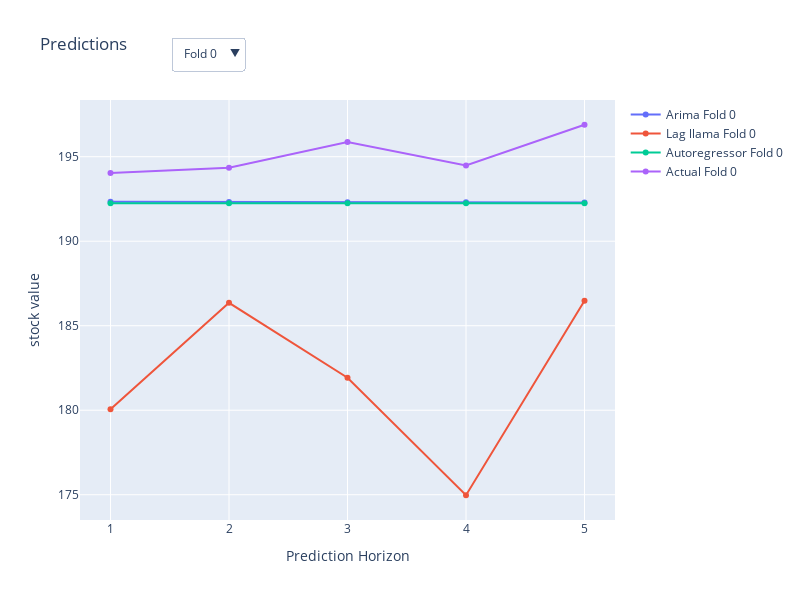

Write notebook code for a chart like this one.
### Code cell
def visualize_predictions(p, a):
    """
    Visualizes the predictions and actual values of the time series.

    Parameters:
    p (list of pd.DataFrame): List containing the dataframes for the models.
    a (pd.DataFrame): DataFrame containing the actual values.

    Returns:
    fig: Plotly figure object.
    """
    model_mapping = {
        "Arima": p[0],
        "Lag llama": p[1],
        "Autoregressor": p[2]
    }

    models = list(model_mapping.keys())
    folds = list(range(len(a)))

    fig = make_subplots(rows=1, cols=1)
    
    # Add traces for all models and folds, but make them invisible initially
    for model in models:
        for fold in folds:
            predicted_values = model_mapping[model].iloc[fold].values
            fig.add_trace(go.Scatter(x=list(range(1, len(predicted_values)+1)), 
                                     y=predicted_values, 
                                     mode='lines+markers', 
                                     name=f'{model} Fold {fold}',
                                     visible=False))
            
    for fold in folds:
        actual_values = a.iloc[fold].values
        fig.add_trace(go.Scatter(x=list(range(1, len(actual_values)+1)), 
                                 y=actual_values, 
                                 mode='lines+markers', 
                                 name=f'Actual Fold {fold}',
                                 visible=False))

    # Create buttons for folds
    fold_buttons = []
    for fold in folds:
        visibility = []
        for trace in fig.data:
            if f'Fold {fold}' in trace.name:
                visibility.append(True)
            else:
                visibility.append(False)
        button = dict(
            label=f'Fold {fold}',
            method='update',
            args=[{'visible': visibility},
                  {'title': f'Predictions for Fold {fold}'}]
        )
        fold_buttons.append(button)

    fig.update_layout(
        updatemenus=[
            dict(active=0,
                 buttons=fold_buttons,
                 direction='down',
                 showactive=True,
                 x=0.17,
                 xanchor="left",
                 y=1.15,
                 yanchor="top")
        ],
        title=f'Predictions',
        height=600,
        width=800,
        xaxis_title="Prediction Horizon",
        yaxis_title=f"{TYPE_OF_DATA} value"
    )
    
    # Initially show the first fold
    fig.update_traces(visible=True, selector=dict(name=f'Arima Fold 0'))
    fig.update_traces(visible=True, selector=dict(name=f'Lag llama Fold 0'))
    fig.update_traces(visible=True, selector=dict(name=f'Autoregressor Fold 0'))
    fig.update_traces(visible=True, selector=dict(name=f'Actual Fold 0'))

    return fig

# Example usage
fig = visualize_predictions(p, a)
fig.show()

### Figure 1 — Plotly figure (JSON) as saved in the notebook; plotly's stock layout.template omitted (floating-point values rounded to 4 significant figures)
{"data": [{"mode": "lines+markers", "name": "Arima Fold 0", "type": "scatter", "visible": true, "x": [1, 2, 3, 4, 5], "y": [192.3, 192.3, 192.3, 192.3, 192.3]}, {"mode": "lines+markers", "name": "Arima Fold 1", "type": "scatter", "visible": false, "x": [1, 2, 3, 4, 5], "y": [197.1, 197.1, 197.1, 197.1, 197.1]}, {"mode": "lines+markers", "name": "Arima Fold 2", "type": "scatter", "visible": false, "x": [1, 2, 3, 4, 5], "y": [212.3, 212.3, 212.2, 212.2, 212.2]}, {"mode": "lines+markers", "name": "Arima Fold 3", "type": "scatter", "visible": false, "x": [1, 2, 3, 4, 5], "y": [208.2, 208.2, 208.2, 208.1, 208.1]}, {"mode": "lines+markers", "name": "Arima Fold 4", "type": "scatter", "visible": false, "x": [1, 2, 3, 4, 5], "y": [217.3, 217.3, 217.3, 217.3, 217.2]}, {"mode": "lines+markers", "name": "Lag llama Fold 0", "type": "scatter", "visible": true, "x": [1, 2, 3, 4, 5], "y": [180.1, 186.4, 181.9, 175.0, 186.5]}, {"mode": "lines+markers", "name": "Lag llama Fold 1", "type": "scatter", "visible": false, "x": [1, 2, 3, 4, 5], "y": [187.0, 179.1, 177.3, 176.7, 178.9]}, {"mode": "lines+markers", "name": "Lag llama Fold 2", "type": "scatter", "visible": false, "x": [1, 2, 3, 4, 5], "y": [190.7, 169.0, 163.4, 173.6, 174.8]}, {"mode": "lines+markers", "name": "Lag llama Fold 3", "type": "scatter", "visible": false, "x": [1, 2, 3, 4, 5], "y": [175.5, 181.2, 182.0, 182.6, 181.6]}, {"mode": "lines+markers", "name": "Lag llama Fold 4", "type": "scatter", "visible": false, "x": [1, 2, 3, 4, 5], "y": [174.0, 170.2, 186.6, 188.9, 187.2]}, {"mode": "lines+markers", "name": "Autoregressor Fold 0", "type": "scatter", "visible": true, "x": [1, 2, 3, 4, 5], "y": [192.2, 192.2, 192.2, 192.2, 192.2]}, {"mode": "lines+markers", "name": "Autoregressor Fold 1", "type": "scatter", "visible": false, "x": [1, 2, 3, 4, 5], "y": [196.9, 196.9, 196.9, 196.9, 196.9]}, {"mode": "lines+markers", "name": "Autoregressor Fold 2", "type": "scatter", "visible": false, "x": [1, 2, 3, 4, 5], "y": [212.5, 212.5, 212.5, 212.5, 212.5]}, {"mode": "lines+markers", "name": "Autoregressor Fold 3", "type": "scatter", "visible": false, "x": [1, 2, 3, 4, 5], "y": [208.1, 208.1, 208.1, 208.1, 208.1]}, {"mode": "lines+markers", "name": "Autoregressor Fold 4", "type": "scatter", "visible": false, "x": [1, 2, 3, 4, 5], "y": [216.8, 216.8, 216.8, 216.8, 216.8]}, {"mode": "lines+markers", "name": "Actual Fold 0", "type": "scatter", "visible": true, "x": [1, 2, 3, 4, 5], "y": [194.0, 194.4, 195.9, 194.5, 196.9]}, {"mode": "lines+markers", "name": "Actual Fold 1", "type": "scatter", "visible": false, "x": [1, 2, 3, 4, 5], "y": [193.1, 207.1, 213.1, 214.2, 212.5]}, {"mode": "lines+markers", "name": "Actual Fold 2", "type": "scatter", "visible": false, "x": [1, 2, 3, 4, 5], "y": [216.7, 214.3, 209.7, 207.5, 208.1]}, {"mode": "lines+markers", "name": "Actual Fold 3", "type": "scatter", "visible": false, "x": [1, 2, 3, 4, 5], "y": [209.1, 213.2, 214.1, 210.6, 216.8]}, {"mode": "lines+markers", "name": "Actual Fold 4", "type": "scatter", "visible": false, "x": [1, 2, 3, 4, 5], "y": [220.3, 221.6, 226.3, 227.8, 228.7]}], "layout": {"height": 600, "title": {"text": "Predictions"}, "updatemenus": [{"active": 0, "buttons": [{"args": [{"visible": [true, false, false, false, false, true, false, false, false, false, true, false, false, false, false, true, false, false, false, false]}, {"title": "Predictions for Fold 0"}], "label": "Fold 0", "method": "update"}, {"args": [{"visible": [false, true, false, false, false, false, true, false, false, false, false, true, false, false, false, false, true, false, false, false]}, {"title": "Predictions for Fold 1"}], "label": "Fold 1", "method": "update"}, {"args": [{"visible": [false, false, true, false, false, false, false, true, false, false, false, false, true, false, false, false, false, true, false, false]}, {"title": "Predictions for Fold 2"}], "label": "Fold 2", "method": "update"}, {"args": [{"visible": [false, false, false, true, false, false, false, false, true, false, false, false, false, true, false, false, false, false, true, false]}, {"title": "Predictions for Fold 3"}], "label": "Fold 3", "method": "update"}, {"args": [{"visible": [false, false, false, false, true, false, false, false, false, true, false, false, false, false, true, false, false, false, false, true]}, {"title": "Predictions for Fold 4"}], "label": "Fold 4", "method": "update"}], "direction": "down", "showactive": true, "x": 0.17, "xanchor": "left", "y": 1.15, "yanchor": "top"}], "width": 800, "xaxis": {"anchor": "y", "domain": [0, 1], "title": {"text": "Prediction Horizon"}}, "yaxis": {"anchor": "x", "domain": [0, 1], "title": {"text": "stock value"}}}}
